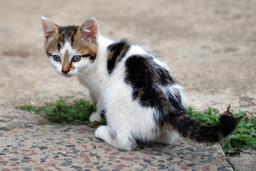
#> input picture test.png, 256 x 171 px, shrunk from 2122 x 1415 before the run
$ python -i random_generator.py   (imports and definitions only)
#> lines starting #> are read from the running program, lines starting #| are printed output that depends on the picture
import io
import random

from PIL import Image, ImageEnhance


def _generate_random_augmentation(image_file):
    """
    Apply random augmentation to an uploaded image.
    """
#> called with image_file = '../../test.png'
    original_image = Image.open(image_file).convert('RGB')
#> original_image is the input picture: PIL image 256x171 RGB; mean R, G, B 151.1, 146.6, 139.6

    augmented_image = _apply_random_transformations(original_image)

    img_bytes = io.BytesIO()
    augmented_image.save(img_bytes, format='PNG')
    img_bytes.seek(0)

    return img_bytes


def _apply_random_transformations(image):
    """
    Apply random transformations to an image.
    """
    # Random rotation (0-360 degrees)
    rotation_angle = random.randint(0, 360)
    image = image.rotate(rotation_angle, expand=True)
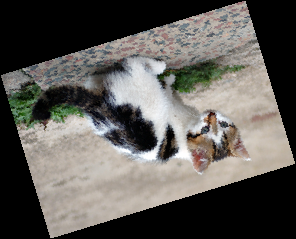
#> image: PIL image 296x239 RGB; mean R, G, B 93.5, 90.7, 86.4

    # Random scaling (0.1x to 10x)
    scale_factor = random.uniform(0.1, 10.0)
    new_width = int(image.width * scale_factor)
#> new_width = 2250
    new_height = int(image.height * scale_factor)
#> new_height = 1817

    if new_width > 0 and new_height > 0:
        image = image.resize(
            (new_width, new_height),
            Image.Resampling.LANCZOS
        )
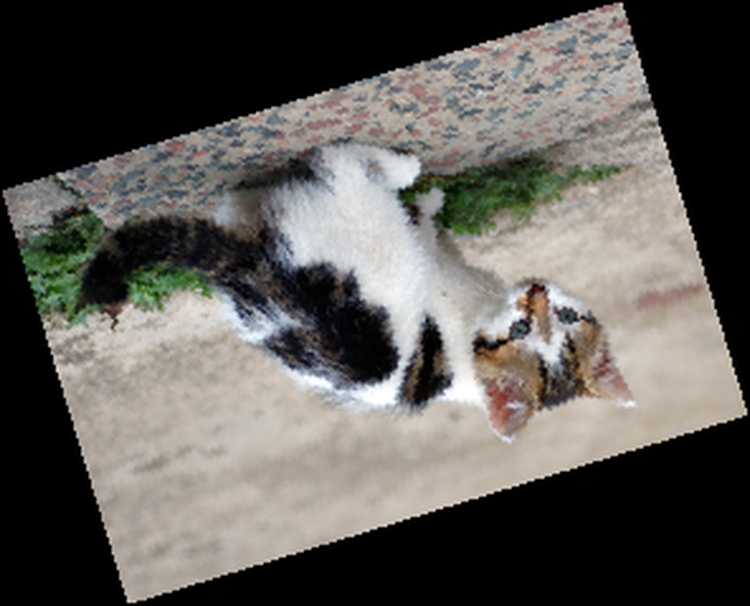
#> image: PIL image 2250x1817 RGB (shown at 1/3 size); mean R, G, B 93.6, 90.9, 86.5

    # Random horizontal flip
    if random.choice([True, False]):
        image = image.transpose(Image.FLIP_LEFT_RIGHT)

    # Random vertical flip
    if random.choice([True, False]):
        image = image.transpose(Image.FLIP_TOP_BOTTOM)
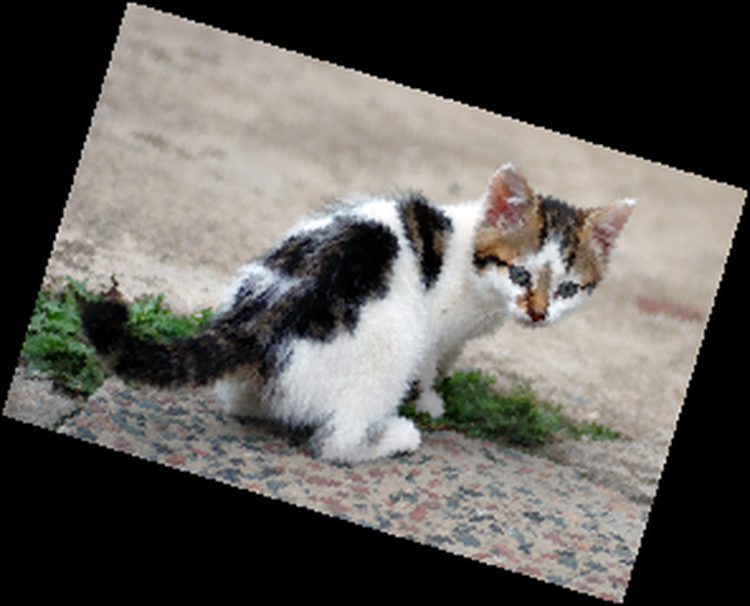
#> image: PIL image 2250x1817 RGB (shown at 1/3 size); mean R, G, B 93.6, 90.9, 86.5

    # Random brightness adjustment (0.0 to 3.0)
    brightness_factor = random.uniform(0.0, 3.0)
    enhancer = ImageEnhance.Brightness(image)
    image = enhancer.enhance(brightness_factor)
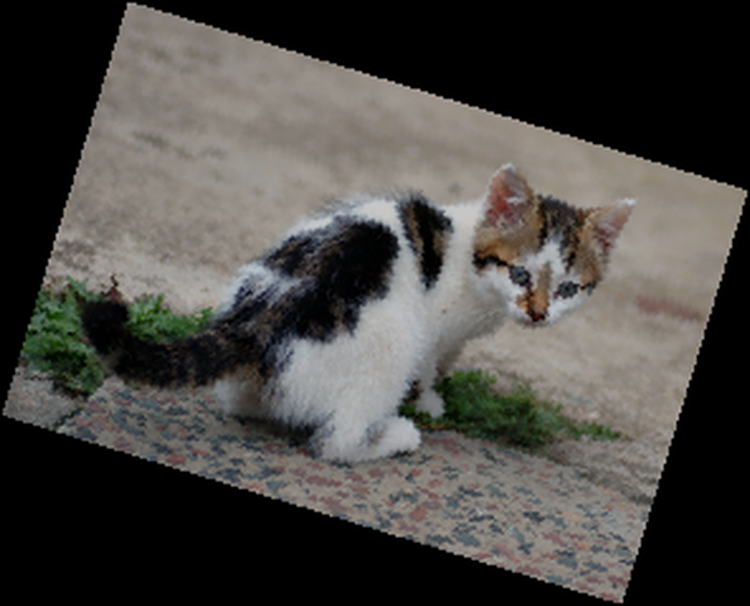
#> image: PIL image 2250x1817 RGB (shown at 1/3 size); mean R, G, B 72.4, 70.3, 66.9

    # Random contrast adjustment (0.0 to 3.0)
    contrast_factor = random.uniform(0.0, 3.0)
    enhancer = ImageEnhance.Contrast(image)
    image = enhancer.enhance(contrast_factor)
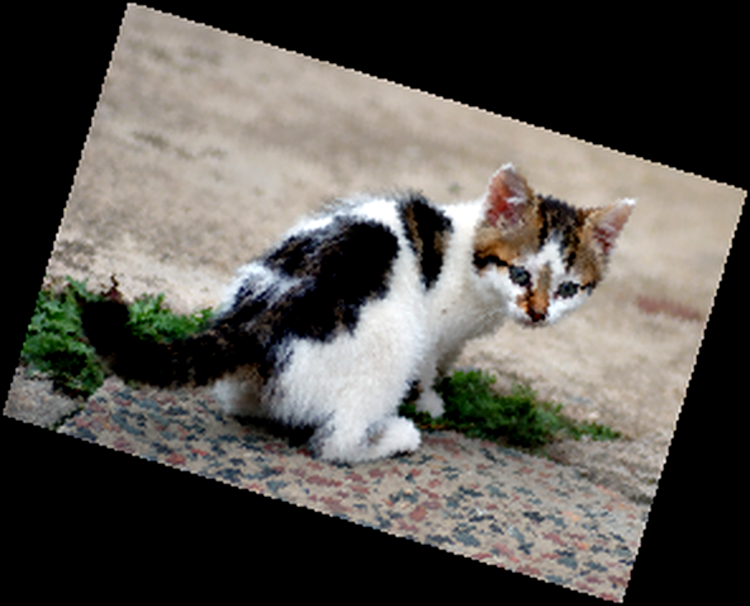
#> image: PIL image 2250x1817 RGB (shown at 1/3 size); mean R, G, B 88, 84.7, 79.6

    # Random saturation adjustment (0.0 to 3.0)
    saturation_factor = random.uniform(0.0, 3.0)
    enhancer = ImageEnhance.Color(image)
    image = enhancer.enhance(saturation_factor)

    # Random grayscale conversion
    if random.choice([True, False]):
        image = image.convert('L').convert('RGB')

    return image

>>> result = _generate_random_augmentation('../../test.png')
